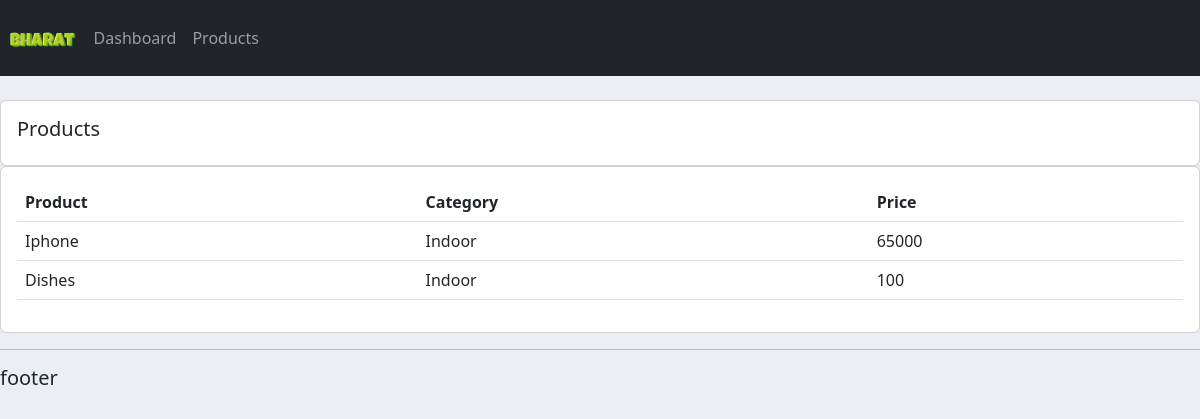
Screenshot of /products/ with the database file from the repository.
### reliance/models.py (models this page shows, shortened)
class Product(models.Model):
    CATEGORY=(
        ('Indoor','Indoor'),
        ('Out Door','Out Door')
    )
    name=models.CharField(max_length=100)
    price=models.IntegerField(max_length=5)
    category=models.CharField(max_length=10,choices=CATEGORY)
    description=models.CharField(max_length=500)
    date_created=models.DateTimeField(auto_now_add=True,null=True)
    tags=models.ManyToManyField(Tag)

### reliance/views.py (the view)
# urls.py: path('products/',views.products,name='products'),
def products(request):
    products=Product.objects.all()
    return render(request,'accounts/products.html',{'products':products})

### reliance/templates/accounts/products.html (shortened to what this page needs)
{% extends 'accounts/main.html' %}
{% block content %}
<br>
<div class="row">
    <div class="col-md">
        <div class="card card-body">
            <h5>Products</h5>
        </div>
        <div class="card card-body">
            <table class="table">
                <tr>
                    <th>Product</th>
                    <th>Category</th>
                    <th>Price</th>
                </tr>
                {% for i in products  %}
                <tr>
                    <td>{{ i.name }} </td>
                      <td>  {{ i.category }}</td>
                       <td>{{ i.price }}</td>
                </tr>
                {% endfor %}
            </table>
        </div>
    </div>
</div>
{% endblock %}

### static/css/main.css (style rules this page uses)
body { background-color: #ebeff5; }

### rows the page displays
Product: name "Iphone", category "Indoor", price "65000"
Product: name "Dishes", category "Indoor", price "100"
